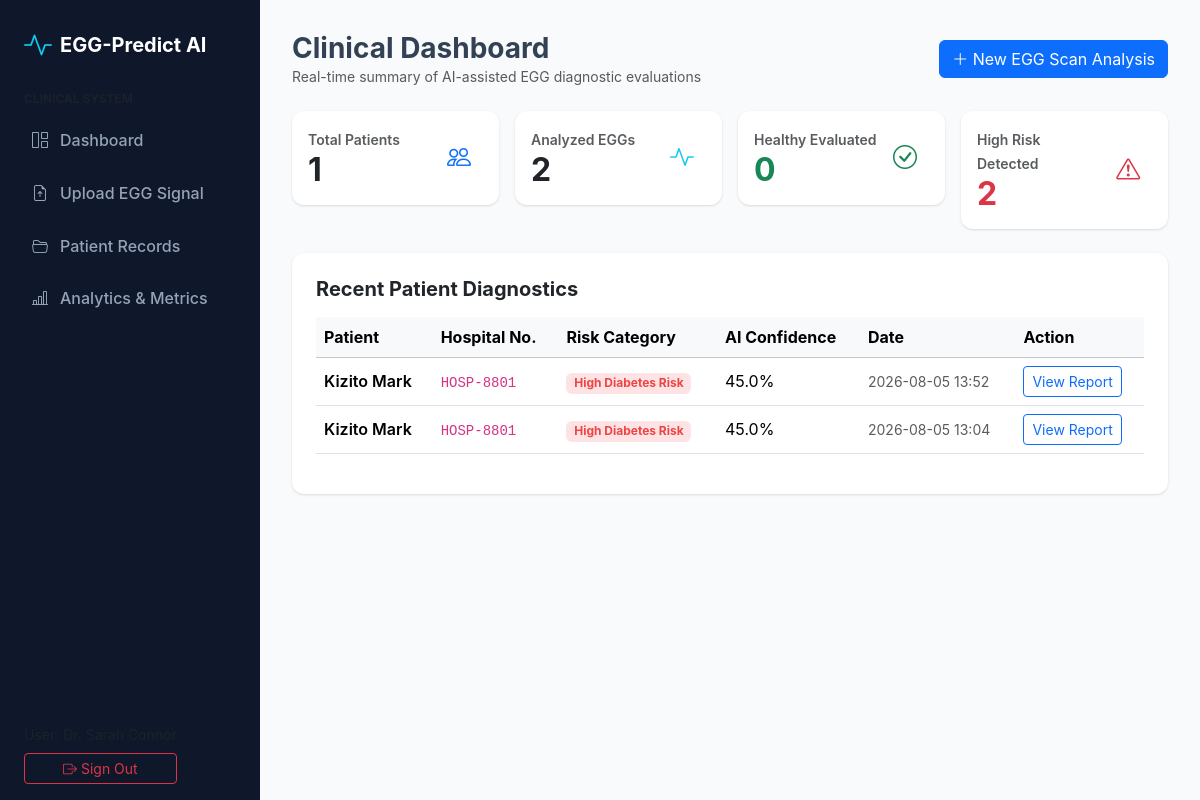
The page /dashboard (signed in) on the database as committed earlier.
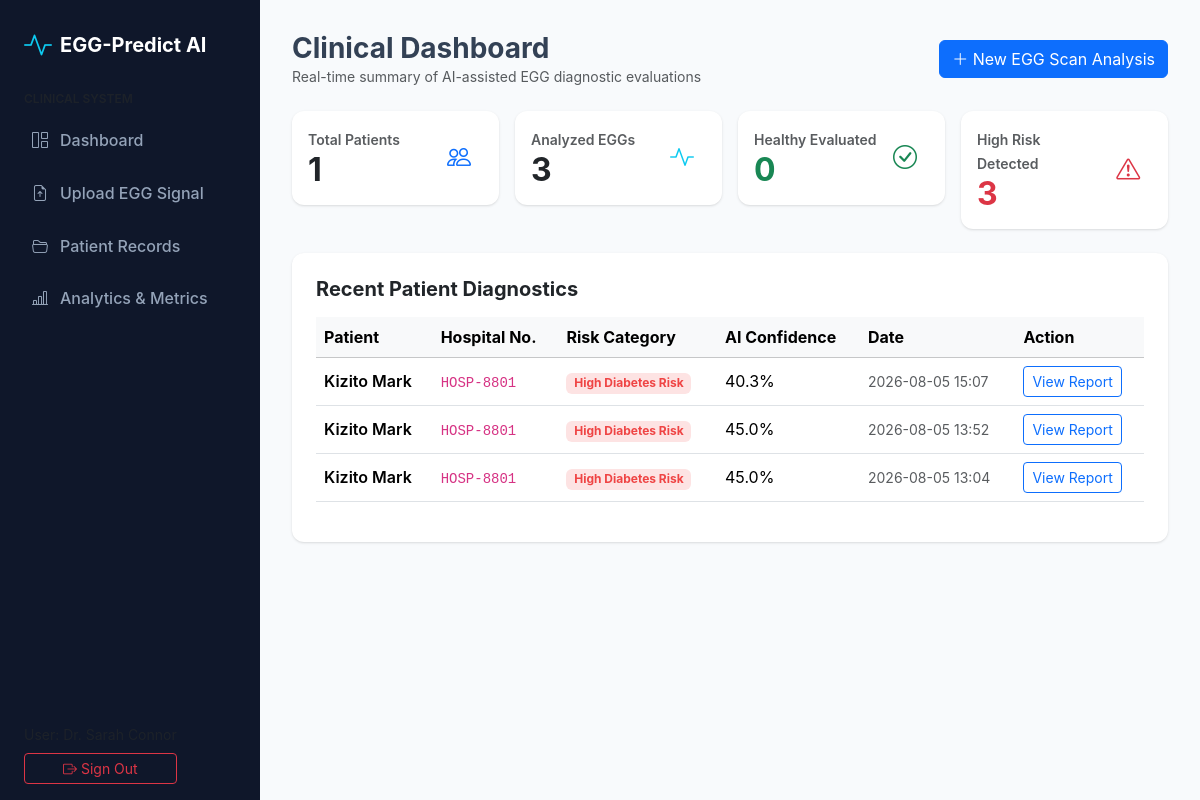
The same page on the database as committed later.
### models/database.py (models this page shows)
class Prediction(db.Model):
    __tablename__ = 'predictions'
    id = db.Column(db.Integer, primary_key=True)
    patient_id = db.Column(db.Integer, db.ForeignKey('patients.id'), nullable=False)
    dataset_filename = db.Column(db.String(255), nullable=False)
    risk_level = db.Column(db.String(30), nullable=False) # Healthy, Early, Moderate, High
    confidence_score = db.Column(db.Float, nullable=False)
    prob_healthy = db.Column(db.Float, nullable=False)
    prob_early = db.Column(db.Float, nullable=False)
    prob_moderate = db.Column(db.Float, nullable=False)
    prob_high = db.Column(db.Float, nullable=False)
    bradygastria_power = db.Column(db.Float)
    normogastria_power = db.Column(db.Float)
    tachygastria_power = db.Column(db.Float)
    dominant_frequency = db.Column(db.Float)
    raw_signal = db.Column(db.Text, nullable=True)
    recommendation = db.Column(db.Text)
    created_at = db.Column(db.DateTime, default=datetime.utcnow)

class Patient(db.Model):
    __tablename__ = 'patients'
    id = db.Column(db.Integer, primary_key=True)
    patient_id = db.Column(db.String(30), unique=True, nullable=False)
    hospital_number = db.Column(db.String(30), unique=True, nullable=False)
    full_name = db.Column(db.String(100), nullable=False)
    age = db.Column(db.Integer, nullable=False)
    gender = db.Column(db.String(10), nullable=False)
    height = db.Column(db.Float, nullable=False) # cm
    weight = db.Column(db.Float, nullable=False) # kg
    bmi = db.Column(db.Float, nullable=False)
    contact = db.Column(db.String(20))
    date_of_visit = db.Column(db.Date, default=datetime.utcnow)
    medication_status = db.Column(db.String(200))
    symptoms = db.Column(db.Text)
    predictions = db.relationship('Prediction', backref='patient', lazy=True, cascade='all, delete-orphan')

### app.py (the view)
@app.route('/dashboard')
@login_required
def dashboard():
    total_patients = Patient.query.count()
    total_analyzed = Prediction.query.count()
    healthy_cnt = Prediction.query.filter_by(risk_level='Healthy').count()
    high_risk_cnt = Prediction.query.filter(Prediction.risk_level.in_(['Moderate Diabetes Risk', 'High Diabetes Risk'])).count()
    avg_conf = db.session.query(db.func.avg(Prediction.confidence_score)).scalar() or 0.0
    recent_preds = Prediction.query.order_by(Prediction.created_at.desc()).limit(5).all()
    return render_template('dashboard.html',
                           total_patients=total_patients,
                           total_analyzed=total_analyzed,
                           healthy_cnt=healthy_cnt,
                           high_risk_cnt=high_risk_cnt,
                           avg_conf=round(avg_conf * 100, 1),
                           recent_preds=recent_preds)

### app.py (called while the page is built)
@login_manager.user_loader
def load_user(user_id):
    return db.session.get(User, int(user_id))

@app.after_request
def add_header(response):
    response.headers['Cache-Control'] = 'no-store, no-cache, must-revalidate, post-check=0, pre-check=0, max-age=0'
    response.headers['Pragma'] = 'no-cache'
    response.headers['Expires'] = '-1'
    return response

### templates/dashboard.html
{% extends 'base.html' %}
{% block content %}
<div class="d-flex justify-content-between align-items-center mb-4">
  <div>
    <h3 class="fw-bold m-0">Clinical Dashboard</h3>
    <p class="text-muted small m-0">Real-time summary of AI-assisted EGG diagnostic evaluations</p>
  </div>
  <a href="{{ url_for('upload') }}" class="btn btn-primary"><i class="bi bi-plus-lg"></i> New EGG Scan Analysis</a>
</div>
<div class="row g-3 mb-4">
  <div class="col-md-3">
    <div class="card card-ehr p-3">
      <div class="d-flex align-items-center justify-content-between">
        <div>
          <span class="text-muted small fw-semibold">Total Patients</span>
          <h2 class="fw-bold m-0">{{ total_patients }}</h2>
        </div>
        <div class="stat-icon bg-light-primary text-primary"><i class="bi bi-people"></i></div>
      </div>
    </div>
  </div>
  <div class="col-md-3">
    <div class="card card-ehr p-3">
      <div class="d-flex align-items-center justify-content-between">
        <div>
          <span class="text-muted small fw-semibold">Analyzed EGGs</span>
          <h2 class="fw-bold m-0">{{ total_analyzed }}</h2>
        </div>
        <div class="stat-icon bg-light-info text-info"><i class="bi bi-activity"></i></div>
      </div>
    </div>
  </div>
  <div class="col-md-3">
    <div class="card card-ehr p-3">
      <div class="d-flex align-items-center justify-content-between">
        <div>
          <span class="text-muted small fw-semibold">Healthy Evaluated</span>
          <h2 class="fw-bold text-success m-0">{{ healthy_cnt }}</h2>
        </div>
        <div class="stat-icon bg-light-success text-success"><i class="bi bi-check-circle"></i></div>
      </div>
    </div>
  </div>
  <div class="col-md-3">
    <div class="card card-ehr p-3">
      <div class="d-flex align-items-center justify-content-between">
        <div>
          <span class="text-muted small fw-semibold">High Risk Detected</span>
          <h2 class="fw-bold text-danger m-0">{{ high_risk_cnt }}</h2>
        </div>
        <div class="stat-icon bg-light-danger text-danger"><i class="bi bi-exclamation-triangle"></i></div>
      </div>
    </div>
  </div>
</div>
<div class="card card-ehr p-4">
  <h5 class="fw-bold mb-3">Recent Patient Diagnostics</h5>
  <div class="table-responsive">
    <table class="table table-hover align-middle">
      <thead class="table-light">
        <tr>
          <th>Patient</th>
          <th>Hospital No.</th>
          <th>Risk Category</th>
          <th>AI Confidence</th>
          <th>Date</th>
          <th>Action</th>
        </tr>
      </thead>
      <tbody>
        {% for pred in recent_preds %}
        <tr>
          <td class="fw-semibold">{{ pred.patient.full_name }}</td>
          <td><code>{{ pred.patient.hospital_number }}</code></td>
          <td><span class="badge badge-risk-{{ pred.risk_level.split()[0] }}">{{ pred.risk_level }}</span></td>
          <td>{{ (pred.confidence_score * 100) | round(1) }}%</td>
          <td class="small text-muted">{{ pred.created_at.strftime('%Y-%m-%d %H:%M') }}</td>
          <td>
            <a href="{{ url_for('view_prediction', pred_id=pred.id) }}" class="btn btn-sm btn-outline-primary">View Report</a>
          </td>
        </tr>
        {% else %}
        <tr><td colspan="6" class="text-center text-muted">No patient evaluations recorded yet.</td></tr>
        {% endfor %}
      </tbody>
    </table>
  </div>
</div>
{% endblock %}

### templates/base.html (shortened to what this page needs)
<!DOCTYPE html>
<html lang="en">
<head>
  <link href="https://cdn.jsdelivr.net/npm/bootstrap@5.3.2/dist/css/bootstrap.min.css" rel="stylesheet">
  <link rel="stylesheet" href="https://cdn.jsdelivr.net/npm/bootstrap-icons@1.11.3/font/bootstrap-icons.min.css">
  <link rel="stylesheet" href="{{ url_for('static', filename='css/style.css') }}">
</head>
<body>
  {% if current_user.is_authenticated %}
  <div class="sidebar">
    <div class="d-flex align-items-center gap-2 mb-4 px-2">
      <i class="bi bi-activity text-info fs-3"></i>
      <span class="fs-5 fw-bold text-white">EGG-Predict AI</span>
    </div>
    <div class="text-xs text-uppercase text-muted px-2 mb-2 fw-semibold" style="font-size: 0.75rem;">Clinical System</div>
    <nav class="nav flex-column">
      <a class="nav-link" href="{{ url_for('dashboard') }}"><i class="bi bi-grid-1x2"></i> Dashboard</a>
      <a class="nav-link" href="{{ url_for('upload') }}"><i class="bi bi-file-earmark-arrow-up"></i> Upload EGG Signal</a>
      <a class="nav-link" href="{{ url_for('history') }}"><i class="bi bi-folder2-open"></i> Patient Records</a>
      <a class="nav-link" href="{{ url_for('analytics') }}"><i class="bi bi-bar-chart-line"></i> Analytics & Metrics</a>
    </nav>
    <div class="mt-auto position-absolute bottom-0 mb-3 px-2">
      <div class="small text-muted">User: {{ current_user.full_name }}</div>
      <a href="{{ url_for('logout') }}" class="btn btn-outline-danger btn-sm mt-2 w-100"><i class="bi bi-box-arrow-right"></i> Sign Out</a>
    </div>
  </div>
  {% endif %}
  <main class="{% if current_user.is_authenticated %}main-content{% else %}container mt-5{% endif %}">
    {% block content %}{% endblock %}
  </main>
</body>
</html>

### static/css/style.css (style rules this page uses)
:root { --hospital-blue: #0284c7; --hospital-dark-blue: #0f172a; --hospital-light-bg: #f8fafc; --sidebar-width: 260px; --risk-healthy: #10b981; --risk-early: #f59e0b; --risk-moderate: #f97316; --risk-high: #ef4444; }
body { font-family: 'Inter', -apple-system, BlinkMacSystemFont, "Segoe UI", Roboto, sans-serif; background-color: var(--hospital-light-bg); color: #334155; margin: 0; }
.sidebar { width: var(--sidebar-width); height: 100vh; position: fixed; top: 0; left: 0; background-color: var(--hospital-dark-blue); color: #fff; padding: 1.5rem 1rem; z-index: 1000; }
.sidebar .nav-link { color: #94a3b8; padding: 0.75rem 1rem; border-radius: 0.5rem; margin-bottom: 0.3rem; display: flex; align-items: center; gap: 0.75rem; font-weight: 500; transition: all 0.2s ease; }
.main-content { margin-left: var(--sidebar-width); padding: 2rem; }
.card-ehr { border: none; border-radius: 0.75rem; box-shadow: 0 1px 3px 0 rgba(0,0,0,0.1), 0 1px 2px -1px rgba(0,0,0,0.1); background: #ffffff; transition: transform 0.2s ease, box-shadow 0.2s ease; }
.stat-icon { width: 48px; height: 48px; border-radius: 0.5rem; display: flex; align-items: center; justify-content: center; font-size: 1.5rem; }
.badge-risk-High { background-color: rgba(239, 68, 68, 0.15); color: var(--risk-high); }

Rows that differ between the two databases and show on the page:
added Prediction: patient.full_name "Kizito Mark", patient.hospital_number "HOSP-8801", risk_level "High Diabetes Risk", (pred.confidence_score*100)|round(1) "40.3", created_at "2026-08-05 15:07"
Other text that changed with them:
{{ total_analyzed }}: "2" → "3"
{{ high_risk_cnt }}: "2" → "3"
